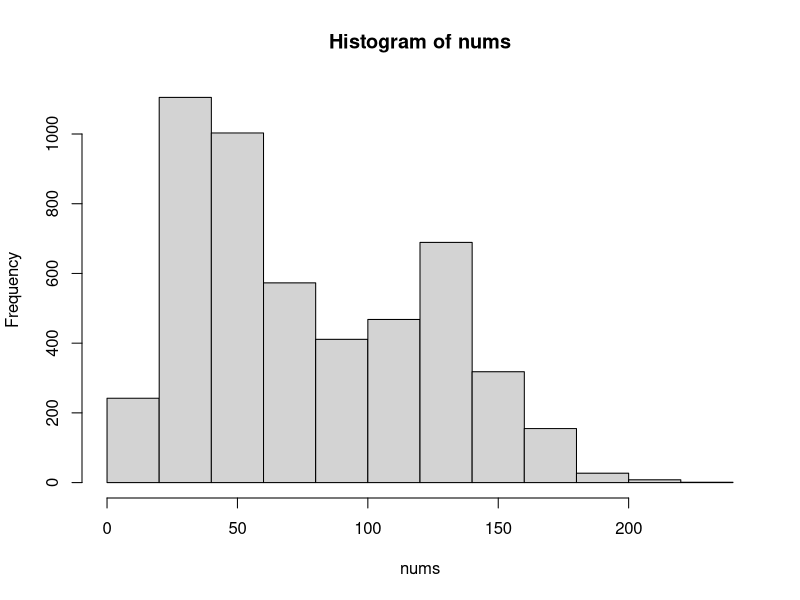
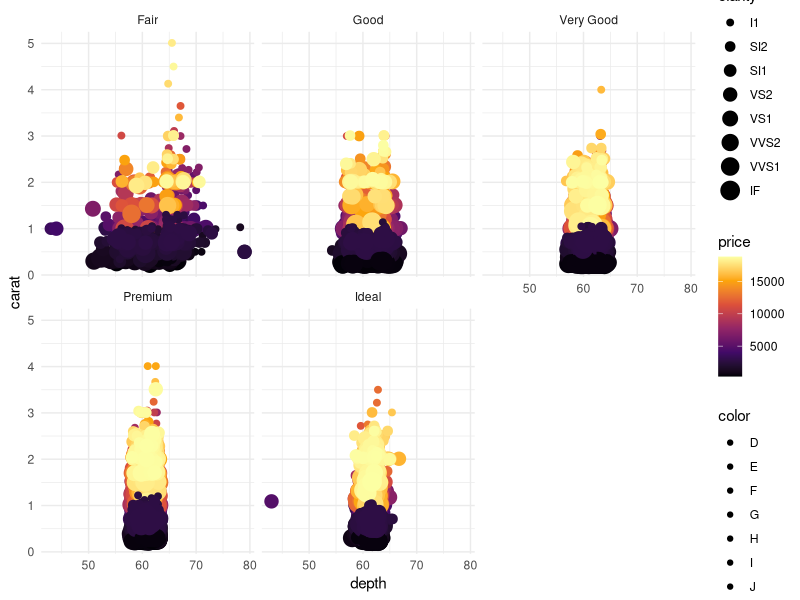

The R source for these figures, in order:
## ---- chunk 1
knitr::opts_chunk$set(echo = TRUE)
library(dplyr)
library(ggplot2)
library(tidyverse)
## ---- chunk 2
collatz <- function(input,step = 0 , stop = FALSE ){
#runs the Collatz Conjecture until input equals 1
while(stop == FALSE )
  {
    #stops loop and returns the stopping number
    if(input == 1 ){
      stop == TRUE
      return(step)
    }
    else{
      #even function
      if(input%%2 == 0 ){
        place <- input/2
      }
      else{
        #odd function
        place <- 3 * input + 1
      }
      #increments step
      step <- step + 1
      #moves result to input to repeat the loop
      input <- place
    }
  }
}
nums<-sapply(1:5000, Vectorize(collatz))
hist(nums)

## ---- chunk 3
ggplot(diamonds) +
# x = depth
# y = carat
# color = price
# size = clairity
# grouped by cut
aes(x = depth, y = carat, fill = color, colour = price, size = clarity, group = table) +
geom_point(shape = "circle") +
scale_fill_viridis_d(option = "inferno", direction = 1) +
scale_color_viridis_c(option = "inferno",
direction = 1) +
theme_minimal() +
facet_wrap(vars(cut))
## ---- chunk 4
diamondsY <- diamonds %>%
as.data.frame() %>%
subset(select = c(cut,y)) %>%
group_by(cut) %>%
#grouped by cut and describes width
#includes count, quintiles, mean and standard deviation
summarize(count = n(), minimum = min(y), firstQuintile = quantile(y, .2), secondQuintile = quantile(y, .4),, median = median(y), thirdQuintile = quantile(y, .6), fourthQuintile = quantile(y, .8), maximum = max(y), "arithmetic mean" = mean(y), "arithmetic standard deviation" = sd(y))
diamondsY
